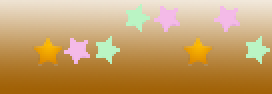
#> input picture stars/captcha1.png, 136 x 47 px (shown 2 times larger)
$ python star_solver.py
#> lines starting #> are read from the running program, lines starting #| are printed output that depends on the picture; after the words box and inside, x2 and y2 are one past the last pixel; in counts of white or black regions, pixels touching at a corner belong together
import cv2


def solve_star(path):
#> called with path = 'stars/captcha1.png'
    image = cv2.imread(path)
#> image is the input picture: shape (47, 136, 3); mean B, G, R 104.4, 160.2, 198.3
    gray = cv2.cvtColor(image, cv2.COLOR_BGR2GRAY)
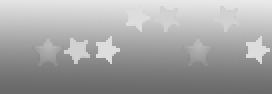
#> gray: shape (47, 136) (shown 2 times larger); min 106, max 234, mean 165.2
    canny = cv2.Canny(gray, 28, 47, L2gradient=True)
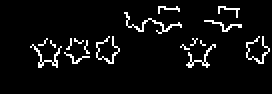
#> canny: shape (47, 136) (shown 2 times larger); 5.5% white in thin lines or dots, all inside (x1, y1, x2, y2) = (15, 3, 135, 34)
    dilated = cv2.dilate(canny, (2, 2), iterations=5)
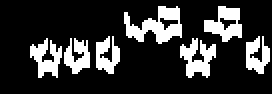
#> dilated: shape (47, 136) (shown 2 times larger); 20% white; 7 white regions
    contours, _ = cv2.findContours(dilated.copy(), cv2.RETR_EXTERNAL, cv2.CHAIN_APPROX_SIMPLE)
#> contours = 7 contours; box (x1, y1, x2, y2) and area: (62, 3, 91, 22) 260, (102, 3, 121, 21) 185, (90, 19, 108, 39) 150, (15, 19, 31, 39) 126, (32, 19, 45, 37) 105, (123, 18, 135, 37) 102, (48, 18, 60, 37) 102
    count = 0
    for contour in contours:
        *_, width, height = cv2.boundingRect(contour)
        if (12 <= width <= 19) and (12 <= height <= 19):
            count += 1
        elif width > 19:
            count += round(width / 16)
        elif height > 19:
            count += round(height / 16)
#> this loop made 7 passes
#> (width, height, count) on passes 1 to 7: (18, 20, 1), (13, 18, 2), (16, 20, 3), (12, 19, 4), (12, 19, 5), (19, 18, 6), (29, 19, 8)
#> after the loop, count = 8
    print("star count: ", count)
#| star count:  8
    return count


if __name__ == '__main__':
    import time
    start = time.perf_counter()
    solve_star("stars/captcha1.png")
    print("time taken: ", time.perf_counter() - start)
